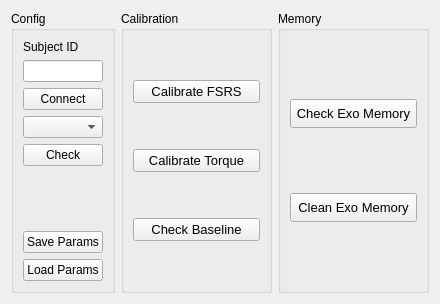
     <widget class="QWidget" name="setupTab">
      <attribute name="title">
       <string>Setup</string>
      </attribute>
      <layout class="QHBoxLayout" name="horizontalLayout_7" stretch="1,2,2">
       <item>
        <widget class="QGroupBox" name="setupConfigGroup">
         <property name="title">
          <string>Config</string>
         </property>
         <layout class="QVBoxLayout" name="verticalLayout_9">
          <item>
           <widget class="QLabel" name="subjectIDLabel">
            <property name="text">
             <string>Subject ID</string>
            </property>
           </widget>
          </item>
          <item>
           <widget class="QLineEdit" name="subjectIDLine"/>
          </item>
          <item>
           <widget class="QPushButton" name="bluetoothConnectButton">
            <property name="text">
             <string>Connect</string>
            </property>
           </widget>
          </item>
          <item>
           <widget class="QComboBox" name="bluetoothSelectBox"/>
          </item>
          <item>
           <widget class="QPushButton" name="bluetoothCheckButton">
            <property name="text">
             <string>Check</string>
            </property>
           </widget>
          </item>
          <item>
           <spacer name="verticalSpacer_5">
            <property name="orientation">
             <enum>Qt::Vertical</enum>
            </property>
            <property name="sizeHint" stdset="0">
             <size>
              <width>20</width>
              <height>40</height>
             </size>
            </property>
           </spacer>
          </item>
          <item>
           <widget class="QPushButton" name="saveParamsButton">
            <property name="text">
             <string>Save Params</string>
            </property>
           </widget>
          </item>
          <item>
           <widget class="QPushButton" name="loadParamsButton">
            <property name="text">
             <string>Load Params</string>
            </property>
           </widget>
          </item>
         </layout>
        </widget>
       </item>
       <item>
        <widget class="QGroupBox" name="setupCalibrationGroup">
         <property name="title">
          <string>Calibration</string>
         </property>
         <layout class="QVBoxLayout" name="verticalLayout_11">
          <item>
           <spacer name="verticalSpacer_13">
            <property name="orientation">
             <enum>Qt::Vertical</enum>
            </property>
            <property name="sizeHint" stdset="0">
             <size>
              <width>20</width>
              <height>40</height>
             </size>
            </property>
           </spacer>
          </item>
          <item>
           <widget class="QPushButton" name="calibrateFSRSButton">
            <property name="sizePolicy">
             <sizepolicy hsizetype="Minimum" vsizetype="Expanding">
              <horstretch>0</horstretch>
              <verstretch>0</verstretch>
             </sizepolicy>
            </property>
            <property name="font">
             <font>
              <pointsize>10</pointsize>
             </font>
            </property>
            <property name="text">
             <string>Calibrate FSRS</string>
            </property>
           </widget>
          </item>
          <item>
           <spacer name="verticalSpacer_14">
            <property name="orientation">
             <enum>Qt::Vertical</enum>
            </property>
            <property name="sizeHint" stdset="0">
             <size>
              <width>20</width>
              <height>40</height>
             </size>
            </property>
           </spacer>
          </item>
          <item>
           <widget class="QPushButton" name="calibrateTorqueButton">
            <property name="sizePolicy">
             <sizepolicy hsizetype="Minimum" vsizetype="Expanding">
              <horstretch>0</horstretch>
              <verstretch>0</verstretch>
             </sizepolicy>
            </property>
            <property name="font">
             <font>
              <pointsize>10</pointsize>
             </font>
            </property>
            <property name="text">
             <string>Calibrate Torque</string>
            </property>
           </widget>
          </item>
          <item>
           <spacer name="verticalSpacer_15">
            <property name="orientation">
             <enum>Qt::Vertical</enum>
            </property>
            <property name="sizeHint" stdset="0">
             <size>
              <width>20</width>
              <height>40</height>
             </size>
            </property>
           </spacer>
          </item>
          <item>
           <widget class="QPushButton" name="checkBaselineButton">
            <property name="sizePolicy">
             <sizepolicy hsizetype="Minimum" vsizetype="Expanding">
              <horstretch>0</horstretch>
              <verstretch>0</verstretch>
             </sizepolicy>
            </property>
            <property name="font">
             <font>
              <pointsize>10</pointsize>
             </font>
            </property>
            <property name="text">
             <string>Check Baseline</string>
            </property>
           </widget>
          </item>
          <item>
           <spacer name="verticalSpacer_16">
            <property name="orientation">
             <enum>Qt::Vertical</enum>
            </property>
            <property name="sizeHint" stdset="0">
             <size>
              <width>20</width>
              <height>40</height>
             </size>
            </property>
           </spacer>
          </item>
         </layout>
        </widget>
       </item>
       <item>
        <widget class="QGroupBox" name="setupMemoryGroup">
         <property name="title">
          <string>Memory</string>
         </property>
         <layout class="QVBoxLayout" name="verticalLayout_12" stretch="2,1,2,1,2">
          <item>
           <spacer name="verticalSpacer_18">
            <property name="orientation">
             <enum>Qt::Vertical</enum>
            </property>
            <property name="sizeHint" stdset="0">
             <size>
              <width>20</width>
              <height>40</height>
             </size>
            </property>
           </spacer>
          </item>
          <item>
           <widget class="QPushButton" name="checkMemoryButton">
            <property name="sizePolicy">
             <sizepolicy hsizetype="Minimum" vsizetype="Expanding">
              <horstretch>0</horstretch>
              <verstretch>0</verstretch>
             </sizepolicy>
            </property>
            <property name="font">
             <font>
              <pointsize>10</pointsize>
             </font>
            </property>
            <property name="text">
             <string>Check Exo Memory</string>
            </property>
           </widget>
          </item>
          <item>
           <spacer name="verticalSpacer_17">
            <property name="orientation">
             <enum>Qt::Vertical</enum>
            </property>
            <property name="sizeHint" stdset="0">
             <size>
              <width>20</width>
              <height>40</height>
             </size>
            </property>
           </spacer>
          </item>
          <item>
           <widget class="QPushButton" name="cleanMemoryButton">
            <property name="sizePolicy">
             <sizepolicy hsizetype="Minimum" vsizetype="Expanding">
              <horstretch>0</horstretch>
              <verstretch>0</verstretch>
             </sizepolicy>
            </property>
            <property name="font">
             <font>
              <pointsize>10</pointsize>
             </font>
            </property>
            <property name="text">
             <string>Clean Exo Memory</string>
            </property>
           </widget>
          </item>
          <item>
           <spacer name="verticalSpacer_19">
            <property name="orientation">
             <enum>Qt::Vertical</enum>
            </property>
            <property name="sizeHint" stdset="0">
             <size>
              <width>20</width>
              <height>40</height>
             </size>
            </property>
           </spacer>
          </item>
         </layout>
        </widget>
       </item>
      </layout>
     </widget>
